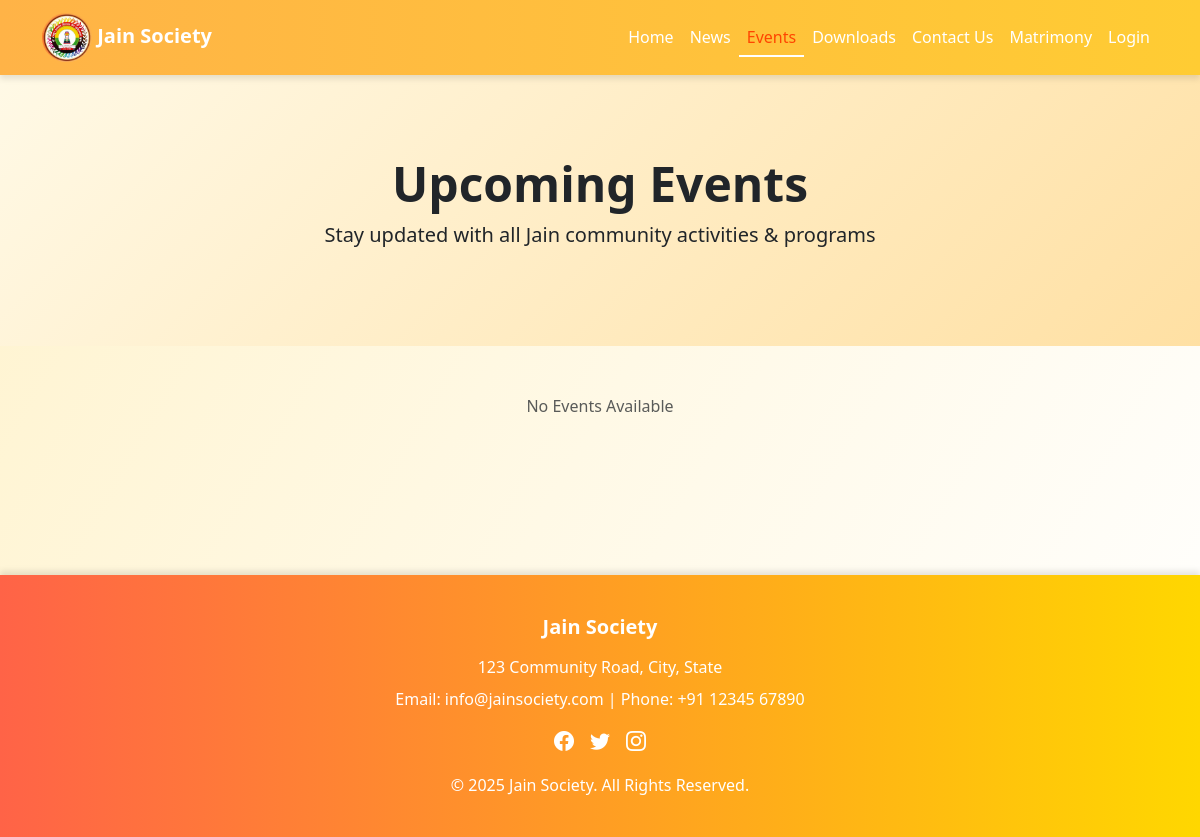
/showEvents.php, run on an earlier commit of the app's database.
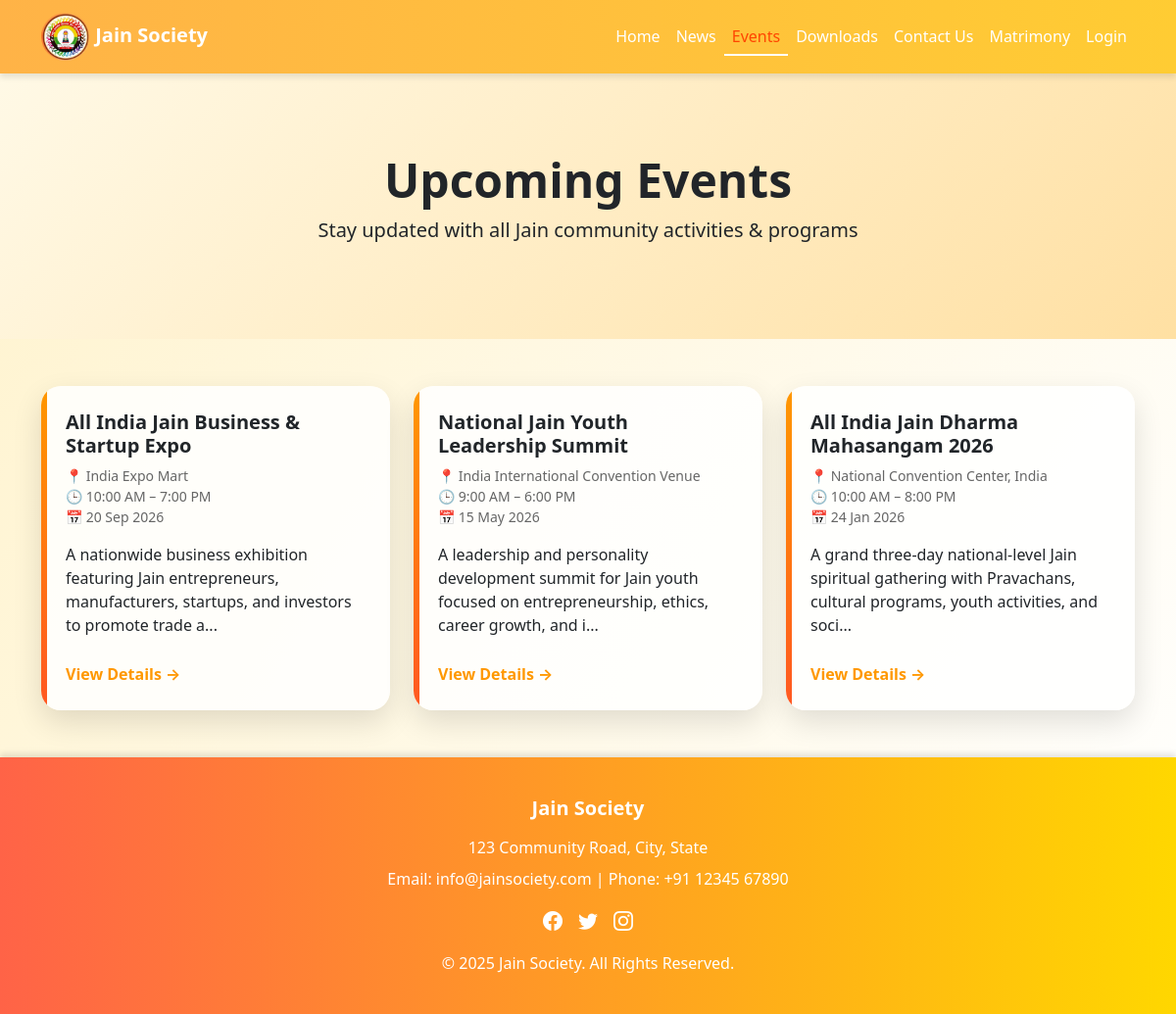
And on a later commit of the database.
### tables this page shows
CREATE TABLE IF NOT EXISTS `events` (
  `event_id` int NOT NULL AUTO_INCREMENT,
  `title` varchar(255) DEFAULT NULL,
  `description` text,
  `event_date` date DEFAULT NULL,
  `created_at` timestamp NULL DEFAULT CURRENT_TIMESTAMP,
  `event_time` text NOT NULL,
  `event_location` text NOT NULL,
  `event_status` varchar(50) NOT NULL,
  `event_img` text NOT NULL,
  `toshow_type` enum('all','zone','city','member') DEFAULT 'all',
  `toshow_id` int DEFAULT NULL,
  PRIMARY KEY (`event_id`)
);

### showEvents.php (the view, shortened to what this page needs)
<?php
include("header.php");
include("connectdb.php");
$isLoggedIn = false;
$myZone = 0;
$myCity = 0;
$member_id = 0;
if($isLoggedIn){
    $eventQuery = mysqli_query($con,"
        SELECT * FROM events
        WHERE event_status='upcoming'
        AND (
            toshow_type='all' OR
            (toshow_type='zone' AND toshow_id='$myZone') OR
            (toshow_type='city' AND toshow_id='$myCity') OR
            (toshow_type='member' AND toshow_id='$member_id')
        )
        ORDER BY event_id
    ");
}else{
    $eventQuery = mysqli_query($con,"
        SELECT * FROM events
        WHERE event_status='upcoming'
        AND toshow_type='all'
        ORDER BY event_id DESC
    ");
}
?>
<main>
    <section class="events-hero">
    <div class="container">
        <h1 class="fw-bold display-5">Upcoming Events</h1>
        <p class="lead">Stay updated with all Jain community activities & programs</p>
    </div>
</section>
<div class="container my-5">
    <div class="row g-4">
    <?php if(mysqli_num_rows($eventQuery) > 0){
        while($event = mysqli_fetch_assoc($eventQuery)){ ?>
        <div class="col-md-4">
            <div class="event-card  animate__animated animate__fadeInUp">
                <h5 class="event-title"><?= $event['title'] ?></h5>
                <p class="event-meta mt-2">
                    📍 <?= $event['event_location'] ?><br>
                    🕒 <?= $event['event_time'] ?><br>
                    📅 <?= date("d M Y", strtotime($event['event_date'])) ?>
                </p>
                <p class="mt-2">
                    <?= substr($event['description'], 0, 120) ?>...
                </p>
                <a href="javascript:void(0)"
                   class="event-btn"
                    onclick='openEventModal(
                                   <?= json_encode($event["title"]) ?>,
                                   <?= json_encode($event["description"]) ?>,
                                   <?= json_encode($event["event_date"]) ?>,
                                   <?= json_encode($event["event_time"]) ?>,
                                   <?= json_encode($event["event_location"]) ?>
                               )'>
                   View Details
                </a>
            </div>
        </div>
    <?php }}else{ ?>
        <div class="col-12 text-center">
            <p class="text-muted">No Events Available</p>
        </div>
    <?php } ?>
    </div>
</div>
</main>
<?php
include("footer.php");
?>

What changed in the data, as far as the page shows it:
added events: title "All India Jain Business & Startup Expo", event_location "India Expo Mart", event_time "10:00 AM – 7:00 PM", event_date "20 Sep 2026", description "A nationwide business exhibition featuring Jain entrepreneurs, manufacturers, startups, and investors to promote trade a"
added events: title "National Jain Youth Leadership Summit", event_location "India International Convention Venue", event_time "9:00 AM – 6:00 PM", event_date "15 May 2026", description "A leadership and personality development summit for Jain youth focused on entrepreneurship, ethics, career growth, and i"
added events: title "All India Jain Dharma Mahasangam 2026", event_location "National Convention Center, India", event_time "10:00 AM – 8:00 PM", event_date "24 Jan 2026", description "A grand three-day national-level Jain spiritual gathering with Pravachans, cultural programs, youth activities, and soci"
Also different on the page:
text no longer shown: "No Events Available"
